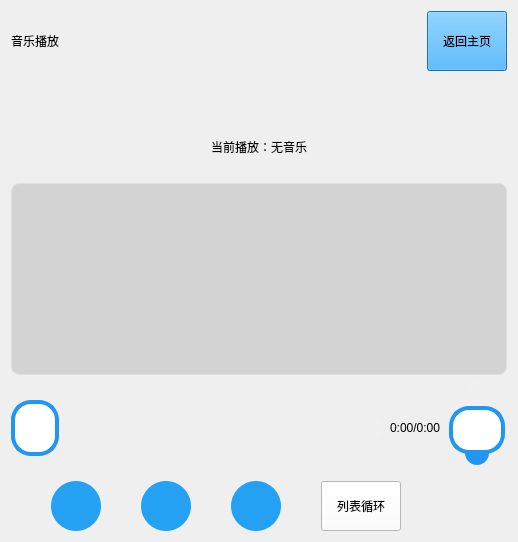
      <widget class="QWidget" name="MusicPage">
       <layout class="QVBoxLayout" name="verticalLayout_6">
        <item>
         <layout class="QHBoxLayout" name="horizontalLayout_10">
          <item>
           <widget class="QLabel" name="label_3">
            <property name="styleSheet">
             <string notr="true">font: 18pt &quot;Microsoft YaHei UI&quot;;
color: rgb(0, 0, 0);</string>
            </property>
            <property name="text">
             <string>音乐播放</string>
            </property>
           </widget>
          </item>
          <item>
           <spacer name="horizontalSpacer_14">
            <property name="orientation">
             <enum>Qt::Orientation::Horizontal</enum>
            </property>
            <property name="sizeHint" stdset="0">
             <size>
              <width>40</width>
              <height>20</height>
             </size>
            </property>
           </spacer>
          </item>
          <item>
           <widget class="QPushButton" name="Music_BackHomeButton">
            <property name="minimumSize">
             <size>
              <width>0</width>
              <height>60</height>
             </size>
            </property>
            <property name="styleSheet">
             <string notr="true">font: 18pt &quot;Microsoft YaHei UI&quot;;
background-color: rgb(37, 161, 244);
color: rgb(0, 0, 0);
</string>
            </property>
            <property name="text">
             <string>返回主页</string>
            </property>
           </widget>
          </item>
         </layout>
        </item>
        <item>
         <spacer name="verticalSpacer_7">
          <property name="orientation">
           <enum>Qt::Orientation::Vertical</enum>
          </property>
          <property name="sizeType">
           <enum>QSizePolicy::Policy::Expanding</enum>
          </property>
          <property name="sizeHint" stdset="0">
           <size>
            <width>0</width>
            <height>40</height>
           </size>
          </property>
         </spacer>
        </item>
        <item>
         <layout class="QHBoxLayout" name="horizontalLayout_12">
          <item>
           <spacer name="horizontalSpacer_15">
            <property name="orientation">
             <enum>Qt::Orientation::Horizontal</enum>
            </property>
            <property name="sizeHint" stdset="0">
             <size>
              <width>40</width>
              <height>20</height>
             </size>
            </property>
           </spacer>
          </item>
          <item>
           <widget class="QLabel" name="MusicLabel">
            <property name="minimumSize">
             <size>
              <width>0</width>
              <height>60</height>
             </size>
            </property>
            <property name="styleSheet">
             <string notr="true">font: 15pt &quot;Microsoft YaHei UI&quot;;
color: rgb(0, 0, 0);</string>
            </property>
            <property name="text">
             <string>当前播放：无音乐</string>
            </property>
           </widget>
          </item>
          <item>
           <spacer name="horizontalSpacer_16">
            <property name="orientation">
             <enum>Qt::Orientation::Horizontal</enum>
            </property>
            <property name="sizeHint" stdset="0">
             <size>
              <width>40</width>
              <height>20</height>
             </size>
            </property>
           </spacer>
          </item>
         </layout>
        </item>
        <item>
         <widget class="QListWidget" name="MusicListWidget">
          <property name="styleSheet">
           <string notr="true">/* 列表整体样式 */
QListWidget {
    background-color: rgb(211, 211, 211);
    border: 1px solid #e0e0e0; /* 轻微边框，增加层次感 */
    border-radius: 8px; /* 圆角，贴合手机UI风格 */
    font-size: 15px; /* 手机端合适的字体大小 */
    color: #333333; /* 常规文字颜色 */
}

/* 列表条目默认样式 */
QListWidget::item {
    height: 45px; /* 手机端手指点击的舒适高度 */
    padding-left: 15px; /* 文字左间距，避免贴边 */
}

/* 高亮（选中）状态样式 */
QListWidget::item:selected {
    background-color: rgb(152, 152, 152); 
    color: black;
}</string>
          </property>
         </widget>
        </item>
        <item>
         <layout class="QHBoxLayout" name="horizontalLayout_13">
          <item>
           <layout class="QVBoxLayout" name="verticalLayout_5">
            <item>
             <layout class="QHBoxLayout" name="horizontalLayout_9">
              <item>
               <widget class="QSlider" name="ProgressSlider">
                <property name="minimumSize">
                 <size>
                  <width>0</width>
                  <height>70</height>
                 </size>
                </property>
                <property name="styleSheet">
                 <string notr="true">/* 横屏音量滑块 - 适配手机触摸（核心样式） */
QSlider::groove:horizontal {
    height: 24px;
    background: #f0f0f0;
    border-radius: 12px;
    margin: 8px 0;
}

QSlider::sub-page:horizontal {
    background: #2196F3;
    border-radius: 12px;
}

QSlider::handle:horizontal {
    background: white;
    border: 4px solid #2196F3;
    width: 40px;
    height: 40px;
    margin: -16px 0;
    border-radius: 20px;
    box-shadow: 0 2px 8px rgba(0,0,0,0.2);
}

QSlider::handle:horizontal:pressed {
    background: #2196F3;
    border-color: #1976D2;
    transform: scale(1.1);
}

/* 竖屏滑块样式（如果需要垂直滑块则保留，不需要可删除） */
QSlider::groove:vertical {
    width: 24px;
    background: #f0f0f0;
    border-radius: 12px;
    margin: 0 8px;
}

QSlider::sub-page:vertical {
    background: #2196F3;
    border-radius: 12px;
}

QSlider::handle:vertical {
    background: white;
    border: 4px solid #2196F3;
    width: 40px;
    height: 40px;
    margin: 0 -16px;
    border-radius: 20px;
    box-shadow: 0 2px 8px rgba(0,0,0,0.2);
}

QSlider::handle:vertical:pressed {
    background: #2196F3;
    border-color: #1976D2;
    transform: scale(1.1);
}</string>
                </property>
                <property name="value">
                 <number>0</number>
                </property>
                <property name="orientation">
                 <enum>Qt::Orientation::Horizontal</enum>
                </property>
               </widget>
              </item>
              <item>
               <widget class="QLabel" name="progressLabel">
                <property name="styleSheet">
                 <string notr="true">font: 10pt &quot;Microsoft YaHei UI&quot;;
color: rgb(0, 0, 0);</string>
                </property>
                <property name="text">
                 <string>0:00/0:00</string>
                </property>
               </widget>
              </item>
             </layout>
            </item>
            <item>
             <layout class="QHBoxLayout" name="horizontalLayout_11">
              <property name="spacing">
               <number>0</number>
              </property>
              <item>
               <spacer name="horizontalSpacer_19">
                <property name="orientation">
                 <enum>Qt::Orientation::Horizontal</enum>
                </property>
                <property name="sizeHint" stdset="0">
                 <size>
                  <width>40</width>
                  <height>20</height>
                 </size>
                </property>
               </spacer>
              </item>
              <item>
               <widget class="QPushButton" name="PrevBtn">
                <property name="minimumSize">
                 <size>
                  <width>50</width>
                  <height>50</height>
                 </size>
                </property>
                <property name="maximumSize">
                 <size>
                  <width>50</width>
                  <height>50</height>
                 </size>
                </property>
                <property name="styleSheet">
                 <string notr="true">QPushButton {
    border-radius: 25px;
    min-width: 50px;
    max-width: 50px;
    min-height: 50px;
    max-height: 50px;
    border: none;
    background-color: rgb(37, 161, 244);
    qproperty-icon: url(:/image/上一首.png);
    qproperty-iconSize: 30px 30px;  /* 控制图标大小 */
}

QPushButton:pressed {
    background-color: rgb(30, 129, 195);
}</string>
                </property>
                <property name="text">
                 <string/>
                </property>
               </widget>
              </item>
              <item>
               <spacer name="horizontalSpacer_21">
                <property name="orientation">
                 <enum>Qt::Orientation::Horizontal</enum>
                </property>
                <property name="sizeHint" stdset="0">
                 <size>
                  <width>40</width>
                  <height>20</height>
                 </size>
                </property>
               </spacer>
              </item>
              <item>
               <widget class="QPushButton" name="SwitchBtn">
                <property name="sizePolicy">
                 <sizepolicy hsizetype="Minimum" vsizetype="Fixed">
                  <horstretch>0</horstretch>
                  <verstretch>0</verstretch>
                 </sizepolicy>
                </property>
                <property name="minimumSize">
                 <size>
                  <width>50</width>
                  <height>50</height>
                 </size>
                </property>
                <property name="maximumSize">
                 <size>
                  <width>50</width>
                  <height>50</height>
                 </size>
                </property>
                <property name="styleSheet">
                 <string notr="true">QPushButton {
    border-radius: 25px;
    min-width: 50px;
    max-width: 50px;
    min-height: 50px;
    max-height: 50px;
    border: none;
    background-color: rgb(37, 161, 244);
    qproperty-icon: url(:/image/播放.png);
    qproperty-iconSize: 30px 30px;  /* 控制图标大小 */
}

QPushButton:pressed {
    background-color: rgb(30, 129, 195);
}</string>
                </property>
                <property name="text">
                 <string/>
                </property>
               </widget>
              </item>
              <item>
               <spacer name="horizontalSpacer_22">
                <property name="orientation">
                 <enum>Qt::Orientation::Horizontal</enum>
                </property>
                <property name="sizeHint" stdset="0">
                 <size>
                  <width>40</width>
                  <height>20</height>
                 </size>
                </property>
               </spacer>
              </item>
              <item>
               <widget class="QPushButton" name="NextBtn">
                <property name="minimumSize">
                 <size>
                  <width>50</width>
                  <height>50</height>
                 </size>
                </property>
                <property name="maximumSize">
                 <size>
                  <width>50</width>
                  <height>50</height>
                 </size>
                </property>
                <property name="styleSheet">
                 <string notr="true">QPushButton {
    border-radius: 25px;
    min-width: 50px;
    max-width: 50px;
    min-height: 50px;
    max-height: 50px;
    border: none;
    background-color: rgb(37, 161, 244);
    qproperty-icon: url(:/image/下一首.png);
    qproperty-iconSize: 30px 30px;  /* 控制图标大小 */
}

QPushButton:pressed {
    background-color: rgb(30, 129, 195);
}</string>
                </property>
                <property name="text">
                 <string/>
                </property>
               </widget>
              </item>
              <item>
               <spacer name="horizontalSpacer_23">
                <property name="orientation">
                 <enum>Qt::Orientation::Horizontal</enum>
                </property>
                <property name="sizeHint" stdset="0">
                 <size>
                  <width>40</width>
                  <height>20</height>
                 </size>
                </property>
               </spacer>
              </item>
              <item>
               <widget class="QPushButton" name="MusicModeBtn">
                <property name="minimumSize">
                 <size>
                  <width>0</width>
                  <height>50</height>
                 </size>
                </property>
                <property name="maximumSize">
                 <size>
                  <width>16777215</width>
                  <height>16777215</height>
                 </size>
                </property>
                <property name="styleSheet">
                 <string notr="true">font: 12pt &quot;Microsoft YaHei UI&quot;;
border-color: rgb(255, 255, 255);
color: rgb(0, 0, 0);
background-color: rgb(255, 255, 255);</string>
                </property>
                <property name="text">
                 <string>列表循环</string>
                </property>
               </widget>
              </item>
              <item>
               <spacer name="horizontalSpacer_20">
                <property name="orientation">
                 <enum>Qt::Orientation::Horizontal</enum>
                </property>
                <property name="sizeHint" stdset="0">
                 <size>
                  <width>40</width>
                  <height>20</height>
                 </size>
                </property>
               </spacer>
              </item>
             </layout>
            </item>
           </layout>
          </item>
          <item>
           <layout class="QVBoxLayout" name="verticalLayout_8">
            <item>
             <widget class="QSlider" name="VolumeSlider">
              <property name="minimumSize">
               <size>
                <width>60</width>
                <height>0</height>
               </size>
              </property>
              <property name="styleSheet">
               <string notr="true">/* 竖屏滑块样式 */
QSlider::groove:vertical {
    width: 24px;
    background: #f0f0f0;
    border-radius: 12px;
    /* 移除 margin，让进度条和轨道完全贴合 */
}

/* add-page: 滑块到最大值的区域（竖直滑块的最大值在下方，所以这里设置蓝色） */
QSlider::add-page:vertical {
    background: #2196F3;
    border-radius: 12px;
    /* 关键：设置与轨道一致的内边距，避免进度条超出轨道 */
    margin: 0;
}

/* sub-page: 滑块到最小值的区域（竖直滑块的最小值在上方，所以这里设为白色） */
QSlider::sub-page:vertical {
    background: #f0f0f0;
    border-radius: 12px;
    margin: 0;
}

QSlider::handle:vertical {
    background: white;
    border: 4px solid #2196F3;
    width: 40px;
    height: 40px;
    margin: 0 -16px;
    border-radius: 20px;
    box-shadow: 0 2px 8px rgba(0,0,0,0.2);
}

QSlider::handle:vertical:pressed {
    background: #2196F3;
    border-color: #1976D2;
    transform: scale(1.1);
}</string>
              </property>
              <property name="value">
               <number>30</number>
              </property>
              <property name="orientation">
               <enum>Qt::Orientation::Vertical</enum>
              </property>
             </widget>
            </item>
            <item>
             <widget class="QWidget" name="widget" native="true">
              <property name="minimumSize">
               <size>
                <width>60</width>
                <height>60</height>
               </size>
              </property>
              <property name="maximumSize">
               <size>
                <width>60</width>
                <height>60</height>
               </size>
              </property>
              <property name="styleSheet">
               <string notr="true">border-image: url(:/image/音量.png);
color: rgb(255, 255, 255);</string>
              </property>
             </widget>
            </item>
           </layout>
          </item>
         </layout>
        </item>
       </layout>
      </widget>
